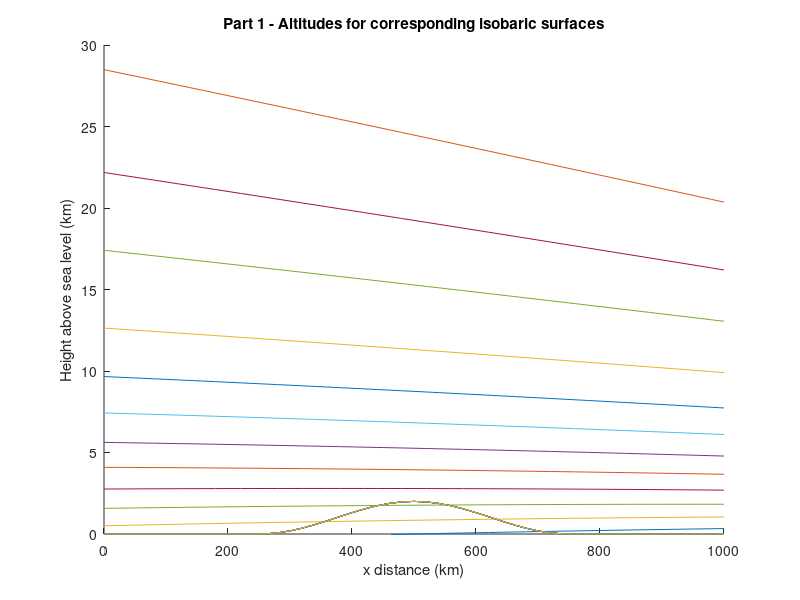
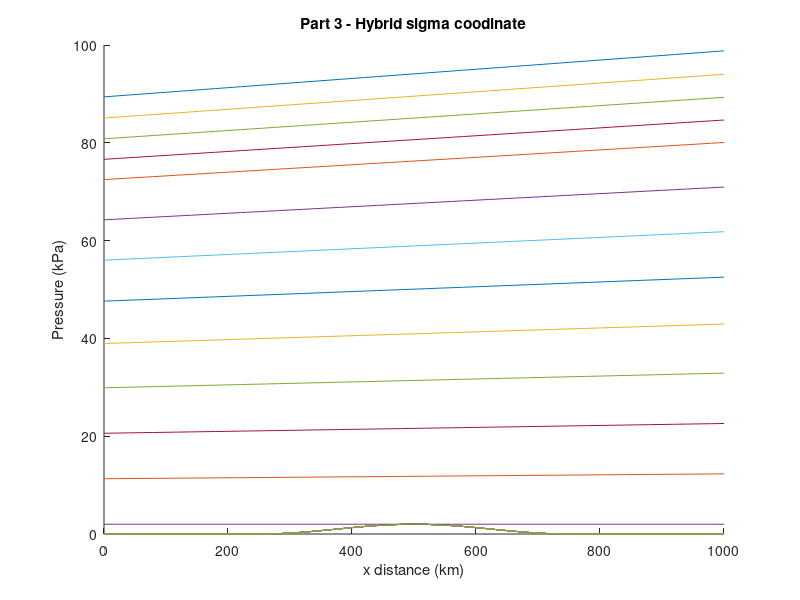
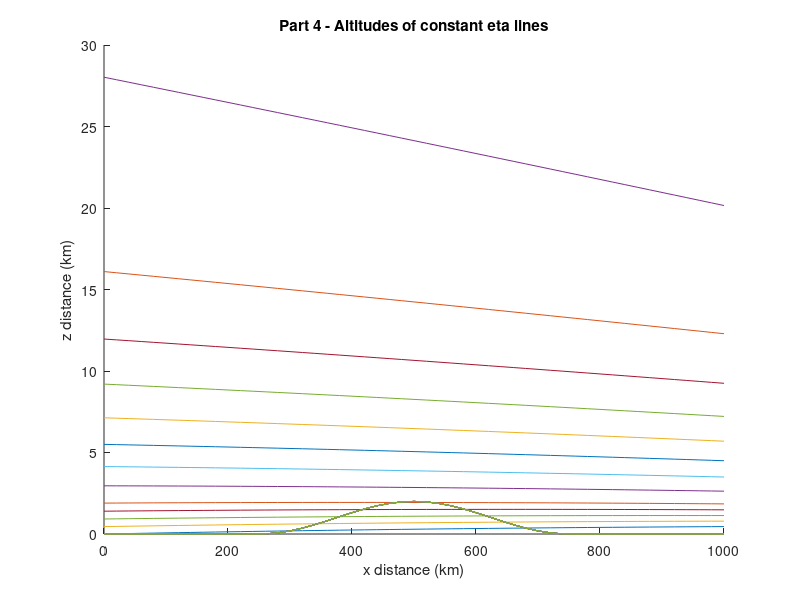

Recreate these plots in MATLAB, in order.
clear all
close all
%% Inputs
xkm = 0:20:1000;
zkm = 0:1:30;
dx = 20;
dz = 1;
pi_top = 2;
eta_c = 0.3;
a = 0.0293;
P = [100 90 80 70 60 50 40 30 20 10 5 2];
%eta = [0, 0.1, 0.2, 0.3, 0.4, 0.5, 0.6, 0.7, 0.8, 0.85, 0.9, 0.95, 1];
eta = [1, 0.95, 0.9, 0.85, 0.8, 0.7, 0.6, 0.5, 0.4, 0.3, 0.2, 0.1, 0];
%% Temperature
%This loop creates a [31,51] matrix where each row represents the
%temperatures across x for one z value
T_matrix = zeros(length(zkm),length(xkm));
for i=1:length(zkm)
    zkm_calc = zkm(i);
    if zkm_calc < 12
        T = (40 - 0.08.*xkm) - 6.5*zkm_calc + 273; %K
    else
        T = (40-0.08.*xkm) - 6.5*12 + 273; %K
    end
    T_matrix(i,:) = T;
end
%% Q1)
%Find:  On an x-z graph, plot the altitudes (km) of the following isobaric surfaces:
%100, 90, 80, 70, 60, 50, 40, 30, 20, 10, 5, 2 kPa.
%On the same plot, plot the altitude of Zground. 
%% Altitude
alt = zeros(length(P), length(xkm));
Pms1 = 95 + 0.01.*xkm;
z = 0; %corresponding to Pms1
%P(1) = Pms1;
z = -log(P(1)./Pms1)*a.*T_matrix(1,:) + z;
alt(1,:)=z;
for k=2:length(P)
    if z < 12
        T = (40 - 0.08.*xkm) - 6.5*z + 273; %K
    else
        T = (40-0.08.*xkm) - 6.5*12 + 273; %K
    end
    z = -log(P(k)./P(k-1))*a.*T + z;
    alt(k,:)=z;
end
%% Zground
Zground=zeros(1,length(xkm));
for j=1:length(xkm)
    %xkm_calc=xkm(j);
    if 250 < xkm(j) && xkm(j) < 750
        Zground_km = 1 + cos(2*3.14159.*(xkm(j) - 500)/500);
    else
        Zground_km = 0;
    end
    Zground(1,j)=Zground_km;
end
%% Plot Altitudes
figure(1)
hold on
for m=1:length(P)
    plot(xkm,alt(m,:))
    plot(xkm,Zground)
    ylim([0 30])
    xlabel('x distance (km)');
    ylabel('Height above sea level (km)');
    title('Part 1 - Altitudes for corresponding isobaric surfaces')
end
%% Question 2
% Interpolate to find the Psurface (kPa) pressure at Zground. Namely, it is the pressure that corresponds to eta = 1.  
%This pressure that you use to find eta in exercises (3) & (4).
%% Surface Pressure
% %P1 = Pms1;
% z1 = 0;
% Psfc = zeros(1,length(xkm));
% for n=i:length(xkm)
%     P2 = Pms1(n)*exp((z1 - Zground(n))/(a*T_matrix(1,n)));
%     Psfc(1,n)=P2;    
% end
% Table = [xkm(:), Zground(:), Psfc(:)];
% Table = Table.'; % Remove semi colon before publishing
%% Surface Pressure 2
z1 = 0;
Psfc = Pms1.*exp((z1 - Zground)/(a.*T_matrix(1,:)));
Table = [xkm(:), Zground(:), Psfc(:)];
Table = Table.'; % Remove semi colon before publishing
%% Question 3
%Create a new P-x graph, on which you plot lines of constant eta, for the eta values listed below.  
%Namely, it should look something like WRF4 figure 2.1b, but with the more realistic meteorology that I prescribed above.  
%Also, like that figure, plot pressure P on the vertical axis in reversed order (highest pressure at the bottom of the figure), 
%but don't use a log scale for P.

%CAUTION: when calculating the values of B to use in WRF4 eq. (2.2), 
%be advised that WRF4 eq. (2.3) applies only for eta > eta_c. Otherwise, set B = 0 for eta <= eta_c.
%% Lines of constant eta
c1 = 2*eta_c^2/(1-eta_c)^3;
c2 = -eta_c*(4 + eta_c + eta_c^2)/(1-eta_c)^3;
c3 = 2*(1+eta_c+eta_c^2)/(1-eta_c)^3;
c4 = -(1+eta_c)/(1-eta_c)^3;

B = zeros(1,length(eta));
for l=1:length(eta)
    etacalc = eta(l);
    if etacalc > eta_c
        B1 = c1 + c2*etacalc + c3*etacalc^2 + c4*etacalc^3;
    else
        B1 = 0;
    end
    B(1,l)=B1;
end

Pd = zeros(length(B), length(xkm));
for q=1:length(B)
    Pd_calc = B(q).*(Psfc-pi_top) + (eta(q)-B(q)).*(Pms1-pi_top) + pi_top;
    Pd(q,:) = Pd_calc;
end
%% Plot Eta lines
figure(2)
hold on
for m=1:length(eta)
    plot(xkm,Pd(m,:))
    plot(xkm,Zground)
    xlabel('x distance (km)');
    ylabel('Pressure (kPa)');
    title('Part 3 - Hybrid sigma coodinate')
end 
%% Question 4
%Create a new z-x graph, on which you plot the z altitudes of the constant 
%eta lines for the same eta values as in part (3) above. Make use of the hypsometric eq 
%to find the heights z at the pressure levels that correspond to the requested eta values.
%% Pressures associated with eta lines
z_eta = -log(Pd(1)./Psfc)*a.*T;
alt_eta(1,:)=z_eta;
for k=2:length(eta)
    if z_eta < 12
        T = (40 - 0.08.*xkm) - 6.5*z_eta + 273; %K
    else
        T = (40-0.08.*xkm) - 6.5*12 + 273; %K
    end
    z_eta = -log(Pd(k)./Pd(k-1))*a.*T + z_eta;
    alt_eta(k,:)=z_eta;
end
%% Plot Eta lines
figure(3)
hold on
for m=1:length(eta)
    plot(xkm,alt_eta(m,:))
    plot(xkm,Zground)
    xlabel('x distance (km)');
    ylabel('z distance (km)');
    title('Part 4 - Altitudes of constant eta lines')
end
